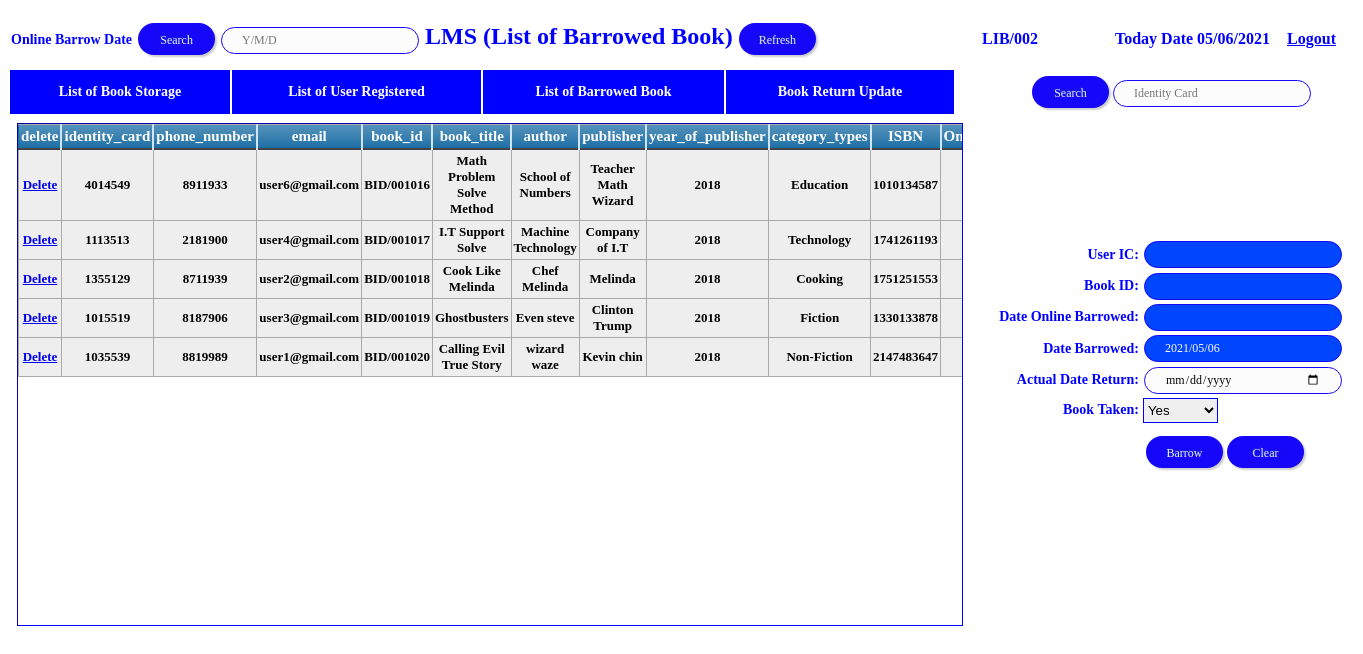
/3321_LMS_Website/root/admin_barrowed_book.php (signed in), run on the app's committed database.
### tables this page shows
CREATE TABLE IF NOT EXISTS `barrowed_book` (
  `identity_card` int(16) NOT NULL,
  `phone_number` int(20) NOT NULL,
  `email` varchar(30) NOT NULL,
  `book_id` varchar(30) NOT NULL,
  `title` varchar(100) NOT NULL,
  `author` varchar(100) NOT NULL,
  `publisher` varchar(60) NOT NULL,
  `year_of_publisher` int(8) NOT NULL,
  `category` varchar(60) NOT NULL,
  `ISBN` int(30) NOT NULL,
  `online_barrow_date` text NOT NULL,
  `barrowed_date` text NOT NULL,
  `actual_return_date` text NOT NULL,
  `return_date` text NOT NULL,
  `taken` varchar(20) NOT NULL,
  `late_return_punishment` text NOT NULL
);

### 3321_LMS_Website/root/admin_barrowed_book.php (the view, shortened to what this page needs)
<!DOCTYPE html PUBLIC "-//W3C//DTD XHTML 1.0 Transitional//EN" "http://www.w3.org/TR/xhtml1/DTD/xhtml1-transitional.dtd">
<html xmlns="http://www.w3.org/1999/xhtml">
<head>
</head>
<body>
<table width="1345" height="640" border="0">
  <tr>
    <th height="56" colspan="5" align="left" class="title" scope="col"><form id="form6" name="form6" method="post" action=""<?php echo $_SERVER['PHP_SELF']; ?>"
">
    <span class="label">Online Barrow Date</span>
<input name="btnsearchdate" type="submit" class="btn-enjoy-css12" id="btnsearchdate" value="Search" />
      <input name="txtdate1" type="text" class="enjoy-css4" id="txtdate1" place="place" placeholder="Y/M/D"/>
LMS (List of Barrowed Book)
<input name="btnrefresh" type="submit" class="btn-enjoy-css11" id="btnrefresh" value="Refresh" />
    </form></th>
    <th colspan="2" align="center" scope="col"><form id="form5" name="form5" method="post" action=""<?php echo $_SERVER['PHP_SELF']; ?>"
">
      <table width="360" height="37" border="0">
        <tr>
          <th width="114" align="left" class="label1" scope="col"><?php
	  $c = mysqli_connect("localhost","root","","library_management_system");
	  $s = "SELECT librarian_name FROM admin WHERE librarian_name  = '$_SESSION[u]'";
	  $result = mysqli_query($c,$s);
	  if ($result->num_rows > 0) {
      while($row = $result->fetch_assoc()) {
      echo "".$row["librarian_name"] ."";
	   }
      } else {
      echo  "Your ID Deleted";
      }
		?></th>
          <th width="170" align="right" class="label1" scope="col"><?php echo "Today Date ".date("m/d/Y")."" ?></th>
          <th width="62" align="right" scope="col"><a href="admin_logout.php" class="label1">Logout</a></th>
        </tr>
      </table>
    </form></th>
  </tr>
  <tr>
    <th width="218" height="42" class="menubox" scope="col"><a href="admin_book_storage.php" class="menubox">List of Book Storage</a></th>
    <th width="247" class="menubox" scope="col"><a href="admin_user_registration.php" class="menubox">List of User Registered</a></th>
    <th width="239" class="menubox" scope="col"><a href="admin_barrowed_book.php" class="menubox">List of Barrowed Book</a></th>
    <th width="226" class="menubox" scope="col"><a href="admin_book_return_update.php" class="menubox">Book Return Update</a></th>
    <th width="7" scope="col">&nbsp;</th>
    <th width="60" height="42" align="right" scope="col">&nbsp;</th>
    <th width="318" align="left" scope="col">
<form id="form3" name="form3" method="post" action="<?php echo $_SERVER['PHP_SELF']; ?>">
      <input name="btnuserid" type="submit" class="btn-enjoy-css13" id="btnuserid" value="Search" />
      <input name="txtsearchuser1id" type="text" class="enjoy-css" id="txtsearchuser1id" place placeholder="Identity Card" required="required"/>
    </th>
  </tr>
  <tr>
    <th height="531" colspan="5" scope="col">
      <div class="scroolbookstorage" id="txtbookreturn"><table width="100%" align="center" class="blueTable">
<thead>
<tr>
<th width="9%" align="center">delete</th>
<th width="9%" align="center">identity_card</th>
<th width="9%" align="center">phone_number</th>
<th width="9%" align="center">email</th>
<th width="9%" align="center">book_id</th>
<th width="9%" align="center">book_title</th>
<th width="9%" align="center">author</th>
<th width="9%" align="center">publisher</th>
<th width="9%" align="center">year_of_publisher</th>
<th width="9%" align="center">category_types</th>
<th width="9%" align="center">ISBN</th>
<th width="9%" align="center">Online_barrow_date</th>
</tr>
</thead>
<?php
$c = mysqli_connect("localhost","root","","library_management_system");
$s = "SELECT identity_card, phone_number, email, book_id, title, author, publisher, year_of_publisher, category, ISBN, online_barrow_date, barrowed_date, actual_return_date, return_date, taken FROM barrowed_book";
$result = mysqli_query($c,$s);
if ($result->num_rows > 0) {
    while($row = $result->fetch_assoc()) {
echo "<tbody>";
echo "<tr>";
echo "<td align=center><a href='delete_barrowed_book.php?delete=$row[book_id]'>Delete</td>";
echo "<td align=center>$row[identity_card]</td>";
echo "<td align=center>$row[phone_number]</td>";
echo "<td align=center>$row[email]</td>";
echo "<td align=center>$row[book_id]</td>";
echo "<td align=center>$row[title]</td>";
echo "<td align=center>$row[author]</td>";
echo "<td align=center>$row[publisher]</td>";
echo "<td align=center>$row[year_of_publisher]</td>";
echo "<td align=center>$row[category]</td>";
echo "<td align=center>$row[ISBN]</td>";
echo "<td align=center>$row[online_barrow_date]</td>";
echo "</tr>";
echo "</tbody>";
	}
	}
	else
	{
    echo "0 results";
	}
?>
</table></form></div>
    </form></th>
    <th height="531" colspan="2" scope="col"><form id="form2" name="form2" method="post" action="<?php echo $_SERVER['PHP_SELF']; ?>">
      <table width="377" height="170" border="0">
        <tr>
          <th width="167" height="28" align="right" class="label" scope="col">User IC:</th>
          <th width="158" align="right" scope="col"><input name="txtuserid2" type="text" class="enjoy-css1" id="txtuserid2" readonly="readonly" value="<?php echo $msg1; ?>"/></th>
        </tr>
        <tr>
          <th height="25" align="right" class="label" scope="row">Book ID:</th>
          <th align="right" scope="row"><input name="txtbookid2" type="text" class="enjoy-css1" id="txtbookid2" readonly="readonly" value="<?php echo $msg2; ?>"/></th>
        </tr>
        <tr>
          <th height="27" align="right" class="label" scope="row"><label for="txtauthor">Date Online Barrowed:</label></th>
          <th align="right" scope="row"><input name="txtonlinebarrow" type="text" class="enjoy-css1" id="txtonlinebarrow" readonly="readonly" value="<?php echo $msg3; ?>"/></th>
        </tr>
        <tr>
          <th height="28" align="right" class="label" scope="row">Date Barrowed:</th>
          <th align="right" scope="row"><input name="txtdatebarrowed" type="text" class="enjoy-css1" readonly="readonly" id="txtdatebarrowed" value="<?php echo "".date("Y/m/d")."" ?>" /></th>
        </tr>
        <tr>
          <th height="24" align="right" class="label" scope="row">Actual Date Return:</th>
          <th align="right" scope="row"><label for="txtbooktaken">
            <input name="txtactualreturn" type="date" class="enjoy-css2" id="txtactualreturn" />
          </label></th>
        </tr>
        <tr>
          <th height="24" align="right" class="label" scope="row">Book Taken:</th>
          <th align="left" scope="row"><select name="txtbooktaken" class="cssoption" id="txtbooktaken">
            <option>Yes</option>
          </select></th>
        </tr>
      </table>
      <table width="362" border="0">
        <tr>
          <th width="252" height="46" align="right" scope="col"><input name="btnsubmit1" type="submit" class="btn-enjoy-css1" id="btnsubmit1" value="Barrow" /></th>
          <th width="100" align="left" scope="col"><input name="btnclear" type="submit" class="btn-enjoy-css1" id="btnclear" value="Clear" /></th>
        </tr>
      </table>
      <p>
    </form></th>
  </tr>
</table>
</body>
</html>

### data on the page
barrowed_book: identity_card "4014549", phone_number "8911933", email "user6@gmail.com", book_id "BID/001016", title "Math Problem Solve Method", author "School of Numbers", publisher "Teacher Math Wizard", year_of_publisher "2018", category "Education", ISBN "1010134587"
barrowed_book: identity_card "1113513", phone_number "2181900", email "user4@gmail.com", book_id "BID/001017", title "I.T Support Solve", author "Machine Technology", publisher "Company of I.T", year_of_publisher "2018", category "Technology", ISBN "1741261193"
barrowed_book: identity_card "1355129", phone_number "8711939", email "user2@gmail.com", book_id "BID/001018", title "Cook Like Melinda", author "Chef Melinda", publisher "Melinda", year_of_publisher "2018", category "Cooking", ISBN "1751251553"
barrowed_book: identity_card "1015519", phone_number "8187906", email "user3@gmail.com", book_id "BID/001019", title "Ghostbusters", author "Even steve", publisher "Clinton Trump", year_of_publisher "2018", category "Fiction", ISBN "1330133878"
barrowed_book: identity_card "1035539", phone_number "8819989", email "user1@gmail.com", book_id "BID/001020", title "Calling Evil True Story", author "wizard waze", publisher "Kevin chin", year_of_publisher "2018", category "Non-Fiction", ISBN "2147483647"

### other printed values
$row["librarian_name"] "LIB/002"
